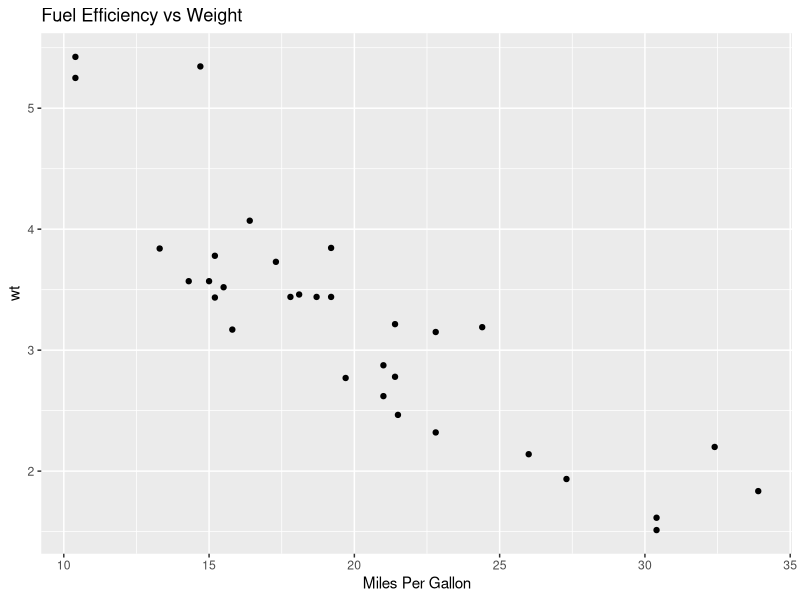

Source code (R):
# NL: using mtcars, make a scatter plot of mpg vs wt and add the title "Fuel Efficiency vs Weight" and rename the x-axis label to "Miles Per Gallon"
library(ggplot2)
ggplot(mtcars, aes(x = mpg, y = wt)) + geom_point() + labs(title = "Fuel Efficiency vs Weight", x = "Miles Per Gallon")
